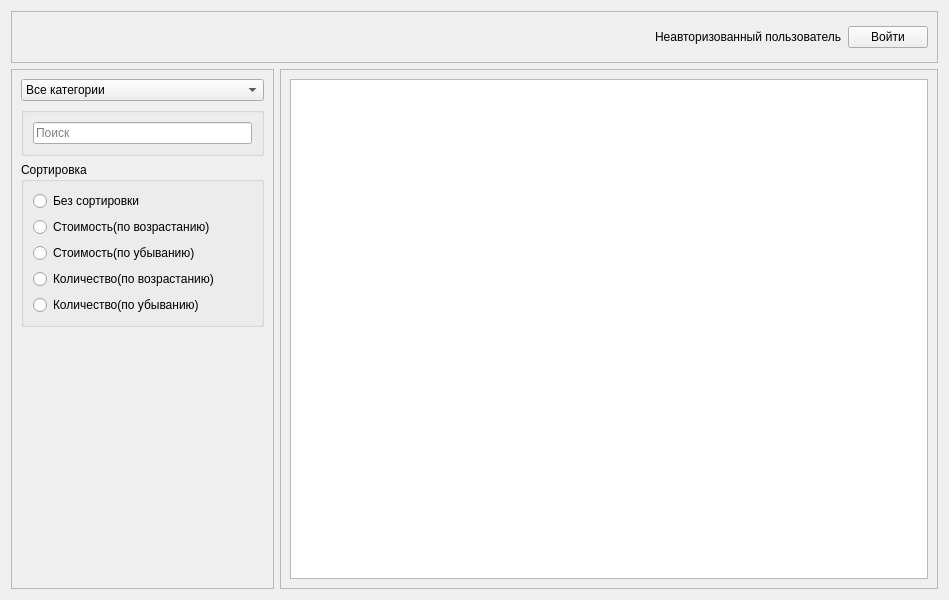
<?xml version="1.0" encoding="UTF-8"?>
<ui version="4.0">
 <class>Widget</class>
 <widget class="QWidget" name="Widget">
  <property name="geometry">
   <rect>
    <x>0</x>
    <y>0</y>
    <width>949</width>
    <height>600</height>
   </rect>
  </property>
  <property name="windowTitle">
   <string>Widget</string>
  </property>
  <layout class="QGridLayout" name="gridLayout" rowstretch="1,10" columnstretch="2,0,5">
   <item row="1" column="1" colspan="2">
    <widget class="QFrame" name="frame_3">
     <property name="frameShape">
      <enum>QFrame::Shape::StyledPanel</enum>
     </property>
     <property name="frameShadow">
      <enum>QFrame::Shadow::Raised</enum>
     </property>
     <layout class="QHBoxLayout" name="horizontalLayout_2">
      <item>
       <widget class="QListWidget" name="listWidget">
        <property name="wordWrap">
         <bool>false</bool>
        </property>
        <property name="sortingEnabled">
         <bool>false</bool>
        </property>
       </widget>
      </item>
     </layout>
    </widget>
   </item>
   <item row="1" column="0">
    <widget class="QFrame" name="frame_2">
     <property name="frameShape">
      <enum>QFrame::Shape::StyledPanel</enum>
     </property>
     <property name="frameShadow">
      <enum>QFrame::Shadow::Raised</enum>
     </property>
     <layout class="QVBoxLayout" name="verticalLayout">
      <item>
       <widget class="QComboBox" name="comboBox">
        <item>
         <property name="text">
          <string>Все категории</string>
         </property>
        </item>
       </widget>
      </item>
      <item>
       <widget class="QGroupBox" name="groupBox">
        <property name="title">
         <string/>
        </property>
        <layout class="QVBoxLayout" name="verticalLayout_2">
         <item>
          <widget class="QLineEdit" name="lineEdit">
           <property name="placeholderText">
            <string>Поиск </string>
           </property>
          </widget>
         </item>
        </layout>
       </widget>
      </item>
      <item>
       <widget class="QGroupBox" name="groupBox_2">
        <property name="title">
         <string>Сортировка</string>
        </property>
        <layout class="QVBoxLayout" name="verticalLayout_3">
         <item>
          <widget class="QRadioButton" name="radioButton">
           <property name="text">
            <string>Без сортировки</string>
           </property>
          </widget>
         </item>
         <item>
          <widget class="QRadioButton" name="radioButton_2">
           <property name="text">
            <string>Стоимость(по возрастанию)</string>
           </property>
          </widget>
         </item>
         <item>
          <widget class="QRadioButton" name="radioButton_3">
           <property name="text">
            <string>Стоимость(по убыванию)</string>
           </property>
          </widget>
         </item>
         <item>
          <widget class="QRadioButton" name="radioButton_4">
           <property name="text">
            <string>Количество(по возрастанию)</string>
           </property>
          </widget>
         </item>
         <item>
          <widget class="QRadioButton" name="radioButton_5">
           <property name="text">
            <string>Количество(по убыванию)</string>
           </property>
          </widget>
         </item>
        </layout>
       </widget>
      </item>
      <item>
       <spacer name="verticalSpacer">
        <property name="orientation">
         <enum>Qt::Orientation::Vertical</enum>
        </property>
        <property name="sizeHint" stdset="0">
         <size>
          <width>20</width>
          <height>40</height>
         </size>
        </property>
       </spacer>
      </item>
     </layout>
    </widget>
   </item>
   <item row="0" column="0" colspan="3">
    <widget class="QFrame" name="frame">
     <property name="frameShape">
      <enum>QFrame::Shape::StyledPanel</enum>
     </property>
     <property name="frameShadow">
      <enum>QFrame::Shadow::Raised</enum>
     </property>
     <layout class="QHBoxLayout" name="horizontalLayout">
      <item>
       <spacer name="horizontalSpacer">
        <property name="orientation">
         <enum>Qt::Orientation::Horizontal</enum>
        </property>
        <property name="sizeHint" stdset="0">
         <size>
          <width>40</width>
          <height>20</height>
         </size>
        </property>
       </spacer>
      </item>
      <item alignment="Qt::AlignmentFlag::AlignHCenter">
       <widget class="QLabel" name="label">
        <property name="text">
         <string>Неавторизованный пользователь</string>
        </property>
       </widget>
      </item>
      <item>
       <widget class="QPushButton" name="pushButton">
        <property name="text">
         <string>Войти</string>
        </property>
       </widget>
      </item>
     </layout>
    </widget>
   </item>
  </layout>
 </widget>
 <resources/>
 <connections/>
</ui>
